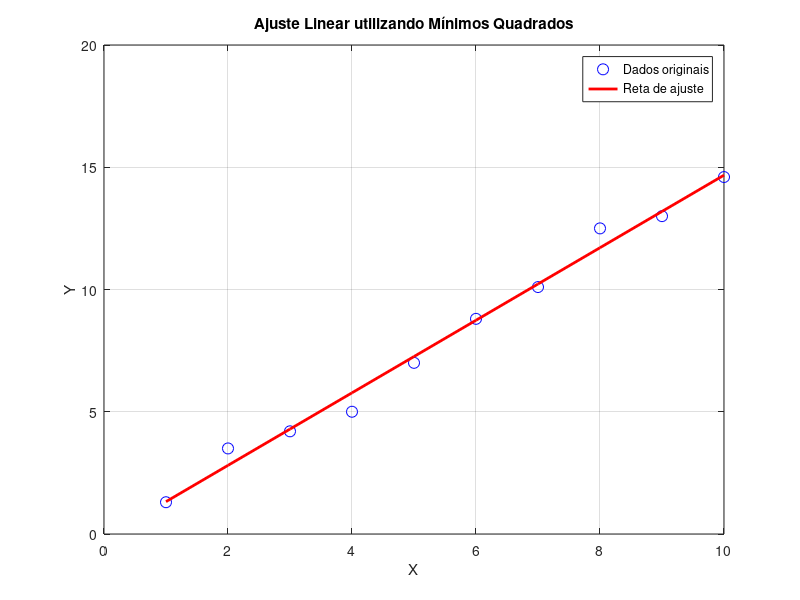

MATLAB code for this plot:
% Conjunto de dados
X = [1; 2; 3; 4; 5; 6; 7; 8; 9; 10];
Y = [1.3; 3.5; 4.2; 5.0; 7.0; 8.8; 10.1; 12.5; 13.0; 14.6];

% Número de pontos
n = length(X);

% Cálculo dos coeficientes da reta de mínimos quadrados
A = [X ones(n, 1)];
coeffs = (A' * A) \ (A' * Y); % Solução usando a inversa de A'*A

% Coeficientes da reta
a = coeffs(1);
b = coeffs(2);

% Predição dos valores estimados
Y_estimado = a * X + b;

% Cálculo do desvio padrão total
media_Y = mean(Y);
desvio_total = sqrt(sum((Y - media_Y) .^ 2) / (n - 1));

% Cálculo do erro-padrão da estimativa
erro_estimativa = sqrt(sum((Y - Y_estimado) .^ 2) / (n - 2));

% Cálculo do coeficiente de determinação (R-quadrado)
SQR = sum((Y_estimado - media_Y) .^ 2);
SQT = sum((Y - media_Y) .^ 2);
R_quadrado = SQR / SQT;

% Imprimir os resultados
fprintf('Coeficientes da reta:\n');
fprintf('a = %.4f\n', a);
fprintf('b = %.4f\n\n', b);

fprintf('Desvio padrão total: %.4f\n', desvio_total);
fprintf('Erro-padrão da estimativa: %.4f\n', erro_estimativa);
fprintf('Coeficiente de determinação (R-quadrado): %.4f\n\n', R_quadrado);

% Gráfico
figure;
plot(X, Y, 'bo', 'MarkerSize', 8); % Pontos originais
hold on;
plot(X, Y_estimado, 'r-', 'LineWidth', 2); % Reta de ajuste
xlabel('X');
ylabel('Y');
legend('Dados originais', 'Reta de ajuste');
title('Ajuste Linear utilizando Mínimos Quadrados');
grid on;
